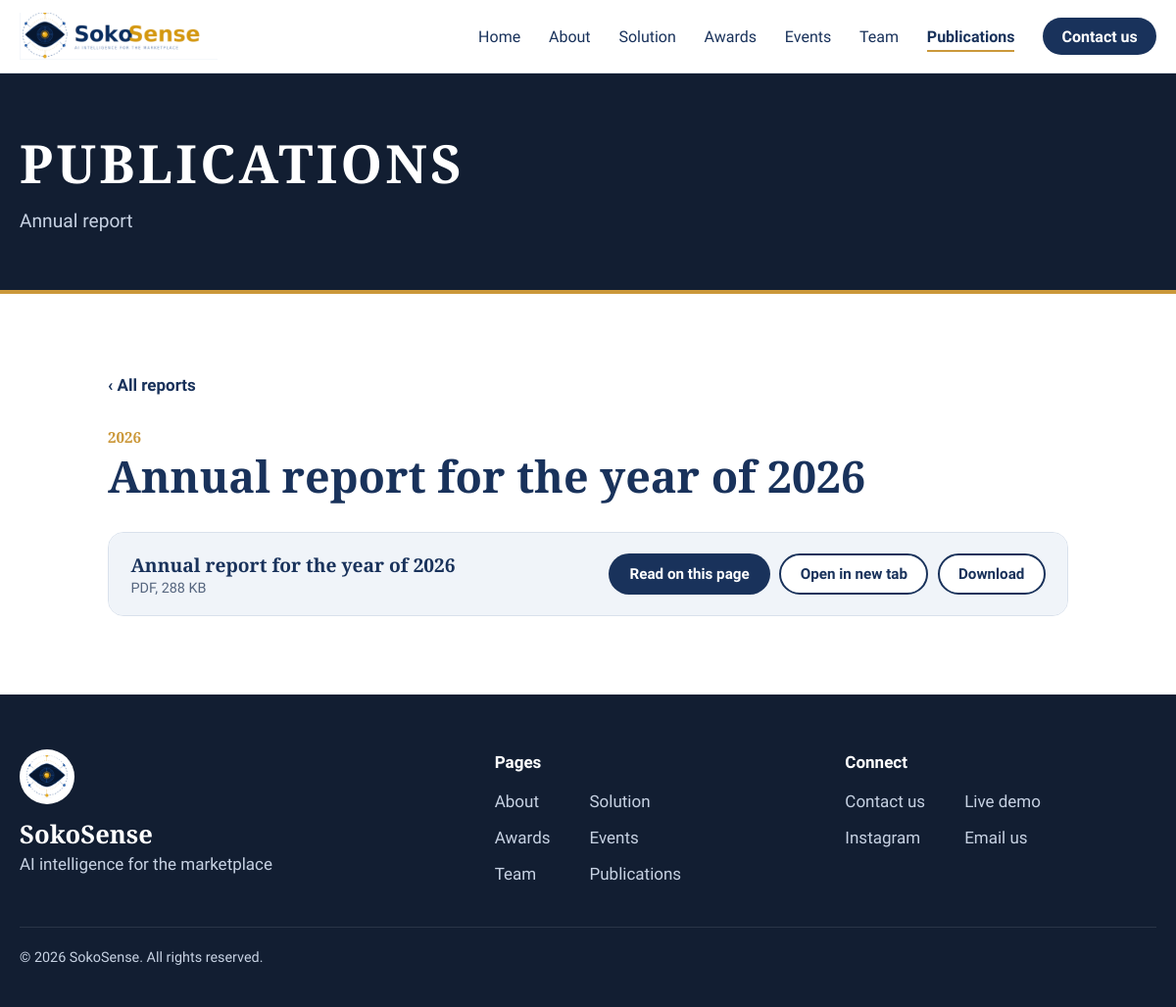
/publications/reports/1, run on the app's committed database.
### tables this page shows
CREATE TABLE reports (
                id INTEGER PRIMARY KEY AUTOINCREMENT,
                title TEXT NOT NULL,
                year INTEGER NOT NULL,
                description TEXT,
                filename TEXT NOT NULL,
                file_size INTEGER NOT NULL,
                created_at TEXT NOT NULL
            );

### app.py (the view)
@app.route("/publications/reports/<int:report_id>")
def report_view(report_id):
    with db() as conn:
        r = conn.execute("SELECT * FROM reports WHERE id = ?", (report_id,)).fetchone()
    if not r:
        abort(404)
    return render_template("report_view.html", c=load_content(), page_title="Publications",
                           item=r, current_path="/publications")

### app.py (called while the page is built)
def load_content():
    with open(CONTENT_FILE, encoding="utf-8") as f:
        return json.load(f)

def db():
    conn = sqlite3.connect(DB_FILE)
    conn.row_factory = sqlite3.Row
    return conn

@app.context_processor
def inject_globals():
    if ADMIN_ENABLED and "csrf_token" not in session:
        session["csrf_token"] = secrets.token_hex(16)
    return {
        "nav": NAV,
        "company": load_content()["company"],
        "year": datetime.now().year,
        "current_path": request.path,
        "csrf_token": session.get("csrf_token", ""),
        "is_admin": bool(session.get("admin")),
    }

@app.after_request
def security_headers(response):
    response.headers.setdefault("X-Content-Type-Options", "nosniff")
    response.headers.setdefault("Referrer-Policy", "strict-origin-when-cross-origin")
    response.headers.setdefault("X-Frame-Options", "SAMEORIGIN")
    if request.path.startswith("/admin"):
        response.headers["X-Robots-Tag"] = "noindex, nofollow"  # never list admin pages in Google
        response.headers["Cache-Control"] = "no-store"
    return response

@app.template_filter("file_size")
def file_size(num):
    return f"{num / 1024:.0f} KB" if num < 1024 * 1024 else f"{num / (1024 * 1024):.1f} MB"

### templates/report_view.html (shortened to what this page needs)
{% extends "base.html" %}
{% block lead %}Annual report{% endblock %}
{% block content %}
<article class="section">
  <div class="container article article-wide">
    <a class="back-link" href="{{ url_for('publications', tab='reports') }}">‹ All reports</a>
    <span class="news-date">{{ item.year }}</span>
    <h2 class="article-title">{{ item.title }}</h2>
    {% set pdf_url = url_for('report_download', report_id=item.id) %}
    {% set pdf_size = item.file_size %}
    {% set pdf_label = item.title %}
    {% include "_pdf_options.html" %}
  </div>
</article>
{% endblock %}

### templates/base.html (shortened to what this page needs)
<!DOCTYPE html>
<html lang="en">
<head>
  <link rel="stylesheet" href="{{ url_for('static', filename='css/style.css') }}">
  <link rel="stylesheet" href="{{ url_for('static', filename='css/publications.css') }}">
</head>
<body>
  <header class="site-header">
    <nav class="nav container" aria-label="Main">
      <a class="nav-logo" href="/" aria-label="{{ company.name }} home">
        <img src="{{ url_for('static', filename='img/logo.png') }}" alt="{{ company.name }}">
      </a>
      <ul class="nav-menu" id="nav-menu">
        {% for url, label in nav %}
        <li><a href="{{ url }}" {% if current_path == url %}class="active" aria-current="page"{% endif %}>{{ label }}</a></li>
        {% endfor %}
        <li><a class="nav-cta {% if current_path == '/contact' %}active{% endif %}" href="/contact" {% if current_path == '/contact' %}aria-current="page"{% endif %}>Contact us</a></li>
      </ul>
    </nav>
  </header>
  <main id="main">
    {% if page_title %}
    <section class="page-header">
      <div class="container">
        <h1>{{ page_title|upper }}</h1>
        <p class="page-lead">{% block lead %}{% endblock %}</p>
      </div>
    </section>
    {% endif %}
    {% block content %}{% endblock %}
  </main>
  <footer class="site-footer">
    <div class="container footer-grid">
      <div>
        <img class="footer-mark" src="{{ url_for('static', filename='img/logo-mark.png') }}" alt="">
        <p class="footer-name">{{ company.name }}</p>
        <p class="footer-tag">{{ company.tagline }}</p>
      </div>
      <nav aria-label="Footer">
        <p class="footer-heading">Pages</p>
        <div class="footer-links">
          {% for url, label in nav if url != '/' %}<a href="{{ url }}">{{ label }}</a>{% endfor %}
        </div>
      </nav>
      <div>
        <p class="footer-heading">Connect</p>
        <div class="footer-links">
          <a href="/contact">Contact us</a>
          <a href="{{ company.demo_url }}" target="_blank" rel="noopener">Live demo</a>
          {% for s in company.socials %}<a href="{{ s.url }}" target="_blank" rel="noopener">{{ s.name }}</a>{% endfor %}
          {% if company.email %}<a href="mailto:{{ company.email }}">Email us</a>{% endif %}
        </div>
      </div>
    </div>
    <p class="container copyright">© {{ year }} {{ company.name }}. All rights reserved.</p>
  </footer>
</body>
</html>

### templates/_pdf_options.html (shortened to what this page needs)
<div class="pdf-box">
  <div class="pdf-bar">
    <span class="pdf-label">{{ pdf_label }} <span class="pdf-size">PDF, {{ pdf_size|file_size }}</span></span>
    <div class="pdf-actions">
      <button type="button" class="btn btn-navy pdf-read" aria-expanded="false" aria-controls="pdf-viewer">Read on this page</button>
      <a class="btn btn-outline" href="{{ pdf_url }}" target="_blank" rel="noopener">Open in new tab</a>
      <a class="btn btn-outline" href="{{ pdf_url }}?download=1" download>Download</a>
    </div>
  </div>
</div>

### static/css/style.css (style rules this page uses)
:root { --navy: #19325B; --ink: #121E32; --gold: #CB983A; --gold-soft: #F4E7CE; --mist: #F0F4F9; --paper: #FFFFFF; --slate: #56667F; --line: #D9E1EC; --wa: #DCF8C6; --font-serif: "Source Serif 4", "Times New Roman", Times, serif; --font-sans: "Source Sans 3", "Helvetica Neue", Arial, sans-serif; --radius-sm: 6px; --radius-lg: 16px; --container: 1160px; }
*, *::before, *::after { box-sizing: border-box; }
body { margin: 0; font-family: var(--font-sans); font-size: 1.0625rem; line-height: 1.6; color: var(--ink); background: var(--paper); }
img { max-width: 100%; display: block; }
a { color: var(--navy); }
h1, h2, h3 { font-family: var(--font-serif); font-weight: 700; line-height: 1.12; margin: 0; }
p { margin: 0 0 1em; }
.container { width: min(100% - 2.5rem, var(--container)); margin-inline: auto; }
.btn { display: inline-block; font: 700 1rem var(--font-sans); padding: .85rem 1.6rem; border-radius: 999px; border: 2px solid transparent; text-decoration: none; cursor: pointer; transition: background .2s, color .2s, border-color .2s; }
.btn-navy { background: var(--navy); color: var(--paper); }
.btn-outline { border-color: var(--navy); color: var(--navy); }
.site-header { position: sticky; top: 0; z-index: 50; background: rgba(255,255,255,.97); border-bottom: 1px solid var(--line); backdrop-filter: blur(6px); }
.nav { display: flex; align-items: center; justify-content: space-between; height: 74px; }
.nav-logo img { height: 48px; width: auto; }
.nav-menu { list-style: none; display: flex; gap: 1.8rem; align-items: center; margin: 0; padding: 0; }
.nav-menu a { font: 500 1rem var(--font-sans); color: var(--navy); text-decoration: none; padding: .3rem 0; border-bottom: 2px solid transparent; }
.nav-menu a:hover, .nav-menu a.active { border-bottom-color: var(--gold); }
.nav-menu a.active { font-weight: 700; }
.nav-menu .nav-cta { background: var(--navy); color: var(--paper); padding: .6rem 1.2rem; border-radius: 999px; border: 0; font-weight: 700; }
.page-header { background: var(--ink); color: var(--paper); padding: 3.8rem 0 3.4rem; border-bottom: 4px solid var(--gold); }
.page-header h1 { font-size: clamp(2.2rem, 4.5vw, 3.4rem); letter-spacing: .06em; margin-bottom: .9rem; }
.page-lead { font-size: 1.2rem; color: #C7D2E3; max-width: 60ch; margin: 0; }
.section { padding: 5rem 0; }
.site-footer { background: var(--ink); color: #C7D2E3; padding: 3.5rem 0 1.5rem; }
.footer-grid { display: grid; grid-template-columns: 1.4fr 1fr 1fr; gap: 2.5rem; }
.footer-mark { width: 56px; background: var(--paper); border-radius: 50%; padding: 6px; margin-bottom: .8rem; }
.footer-name { font: 700 1.6rem var(--font-serif); color: var(--paper); margin: 0; }
.footer-tag { margin: 0; }
.footer-heading { font-weight: 700; color: var(--paper); margin-bottom: .8rem; }
.footer-links { display: grid; grid-template-columns: repeat(2, max-content); gap: .6rem 2.5rem; align-content: start; }
.footer-links a { color: #C7D2E3; text-decoration: none; }
.copyright { border-top: 1px solid rgba(255,255,255,.1); margin-top: 2.5rem; padding-top: 1.2rem; font-size: .9rem; }
main p { text-align: justify; hyphens: auto; -webkit-hyphens: auto; }
.member-card p, .hero-tagline, .news-date, .pdf-help, .form-status, .field-error { text-align: inherit; }

### static/css/publications.css (style rules this page uses)
.news-date { display: block; font: 700 .95rem var(--font-serif); color: var(--gold); margin-bottom: .3rem; }
.article { max-width: 760px; }
.back-link { display: inline-block; font-weight: 700; color: var(--navy); text-decoration: none; margin-bottom: 1.8rem; }
.article-title { font-size: clamp(2rem, 4vw, 2.8rem); color: var(--navy); margin-bottom: 1rem; }
.article-wide { max-width: 980px; }
.pdf-box { margin-top: 2rem; border: 1px solid var(--line); border-radius: var(--radius-lg); overflow: hidden; }
.pdf-bar { display: flex; justify-content: space-between; align-items: center; gap: 1rem 1.5rem; flex-wrap: wrap; background: var(--mist); padding: 1.2rem 1.4rem; }
.pdf-label { font: 700 1.2rem var(--font-serif); color: var(--navy); }
.pdf-size { display: block; font: 500 .9rem var(--font-sans); color: var(--slate); margin-top: .15rem; }
.pdf-actions { display: flex; flex-wrap: wrap; gap: .6rem; }
.pdf-actions .btn { padding: .65rem 1.2rem; font-size: .95rem; }
.pdf-actions .btn-outline { background: var(--paper); }

### data on the page
reports: year "2026", title "Annual report for the year of 2026", file_size "288 KB"

### other printed values
{{ label }} "Home" "About" "Solution" "Awards" "Events" "Team" "Publications"
{{ page_title|upper }} "PUBLICATIONS"
{{ company.name }} "SokoSense"
{{ company.tagline }} "AI intelligence for the marketplace"
{{ label }} "About" "Solution" "Awards" "Events" "Team" "Publications"
{{ s.name }} "Instagram"
